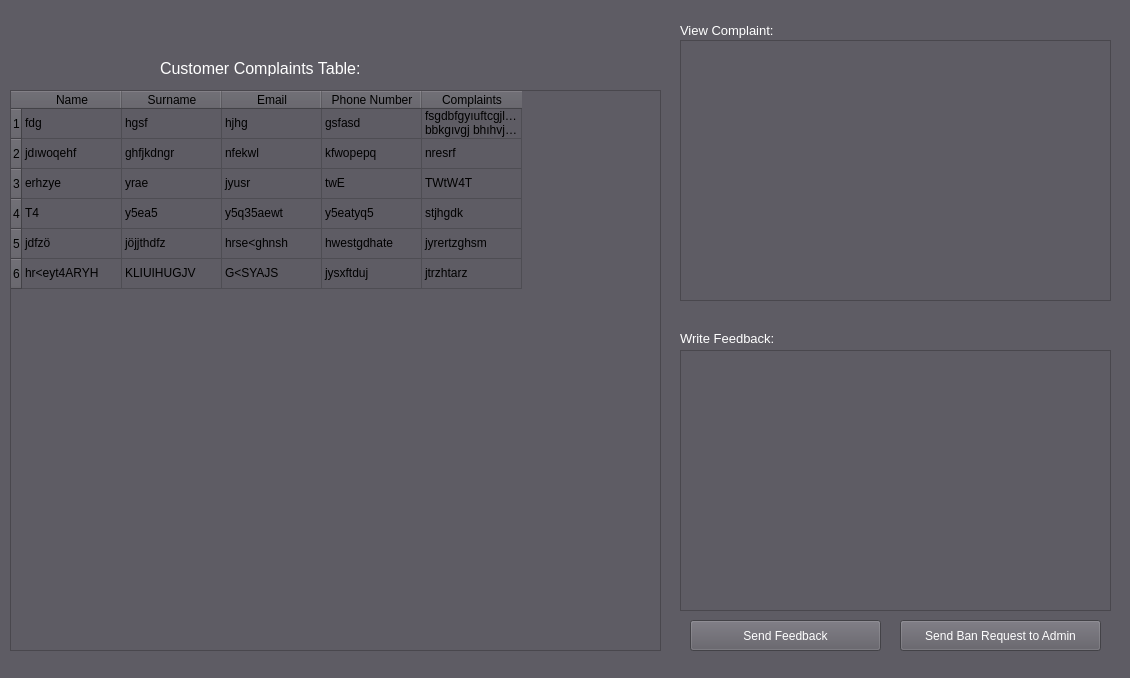
<?xml version="1.0" encoding="UTF-8"?>
<ui version="4.0">
 <class>MainWindow</class>
 <widget class="QMainWindow" name="MainWindow">
  <property name="geometry">
   <rect>
    <x>0</x>
    <y>0</y>
    <width>1130</width>
    <height>678</height>
   </rect>
  </property>
  <property name="windowTitle">
   <string>MainWindow</string>
  </property>
  <property name="styleSheet">
   <string notr="true">background-color: rgb(94, 92, 100);
border-color: rgb(92, 90, 98);</string>
  </property>
  <widget class="QWidget" name="centralwidget">
   <widget class="QTableWidget" name="tbl_customer">
    <property name="enabled">
     <bool>false</bool>
    </property>
    <property name="geometry">
     <rect>
      <x>10</x>
      <y>90</y>
      <width>651</width>
      <height>561</height>
     </rect>
    </property>
    <property name="mouseTracking">
     <bool>false</bool>
    </property>
    <property name="styleSheet">
     <string notr="true">background-color: rgb(94, 92, 100);
color: rgb(0,0,0);
border-color: rgb(90, 88, 96);</string>
    </property>
    <row>
     <property name="text">
      <string>1</string>
     </property>
    </row>
    <row>
     <property name="text">
      <string>2</string>
     </property>
    </row>
    <row>
     <property name="text">
      <string>3</string>
     </property>
    </row>
    <row>
     <property name="text">
      <string>4</string>
     </property>
    </row>
    <row>
     <property name="text">
      <string>5</string>
     </property>
    </row>
    <row>
     <property name="text">
      <string>6</string>
     </property>
    </row>
    <column>
     <property name="text">
      <string>Name</string>
     </property>
    </column>
    <column>
     <property name="text">
      <string>Surname</string>
     </property>
    </column>
    <column>
     <property name="text">
      <string>Email</string>
     </property>
    </column>
    <column>
     <property name="text">
      <string>Phone Number</string>
     </property>
    </column>
    <column>
     <property name="text">
      <string>Complaints</string>
     </property>
    </column>
    <item row="0" column="0">
     <property name="text">
      <string>fdg</string>
     </property>
    </item>
    <item row="0" column="1">
     <property name="text">
      <string>hgsf</string>
     </property>
    </item>
    <item row="0" column="2">
     <property name="text">
      <string>hjhg</string>
     </property>
    </item>
    <item row="0" column="3">
     <property name="text">
      <string>gsfasd</string>
     </property>
    </item>
    <item row="0" column="4">
     <property name="text">
      <string>fsgdbfgyıuftcgjlıhugıyvjhbjlhgvgj bbkgıvgj bhıhvj nnhoıbhj</string>
     </property>
    </item>
    <item row="1" column="0">
     <property name="text">
      <string>jdıwoqehf</string>
     </property>
    </item>
    <item row="1" column="1">
     <property name="text">
      <string>ghfjkdngr</string>
     </property>
    </item>
    <item row="1" column="2">
     <property name="text">
      <string>nfekwl</string>
     </property>
    </item>
    <item row="1" column="3">
     <property name="text">
      <string>kfwopepq</string>
     </property>
    </item>
    <item row="1" column="4">
     <property name="text">
      <string>nresrf</string>
     </property>
    </item>
    <item row="2" column="0">
     <property name="text">
      <string>erhzye</string>
     </property>
    </item>
    <item row="2" column="1">
     <property name="text">
      <string>yrae</string>
     </property>
    </item>
    <item row="2" column="2">
     <property name="text">
      <string>jyusr</string>
     </property>
    </item>
    <item row="2" column="3">
     <property name="text">
      <string>twE</string>
     </property>
    </item>
    <item row="2" column="4">
     <property name="text">
      <string>TWtW4T</string>
     </property>
    </item>
    <item row="3" column="0">
     <property name="text">
      <string>T4</string>
     </property>
    </item>
    <item row="3" column="1">
     <property name="text">
      <string>y5ea5</string>
     </property>
    </item>
    <item row="3" column="2">
     <property name="text">
      <string>y5q35aewt</string>
     </property>
    </item>
    <item row="3" column="3">
     <property name="text">
      <string>y5eatyq5</string>
     </property>
    </item>
    <item row="3" column="4">
     <property name="text">
      <string>stjhgdk</string>
     </property>
    </item>
    <item row="4" column="0">
     <property name="text">
      <string>jdfzö</string>
     </property>
    </item>
    <item row="4" column="1">
     <property name="text">
      <string>jöjjthdfz</string>
     </property>
    </item>
    <item row="4" column="2">
     <property name="text">
      <string>hrse&lt;ghnsh</string>
     </property>
    </item>
    <item row="4" column="3">
     <property name="text">
      <string>hwestgdhate</string>
     </property>
    </item>
    <item row="4" column="4">
     <property name="text">
      <string>jyrertzghsm</string>
     </property>
    </item>
    <item row="5" column="0">
     <property name="text">
      <string>hr&lt;eyt4ARYH</string>
     </property>
    </item>
    <item row="5" column="1">
     <property name="text">
      <string>KLIUIHUGJV</string>
     </property>
    </item>
    <item row="5" column="2">
     <property name="text">
      <string>G&lt;SYAJS</string>
     </property>
    </item>
    <item row="5" column="3">
     <property name="text">
      <string>jysxftduj</string>
     </property>
    </item>
    <item row="5" column="4">
     <property name="text">
      <string>jtrzhtarz</string>
     </property>
    </item>
   </widget>
   <widget class="QPlainTextEdit" name="txt_viewComplaint">
    <property name="enabled">
     <bool>false</bool>
    </property>
    <property name="geometry">
     <rect>
      <x>680</x>
      <y>40</y>
      <width>431</width>
      <height>261</height>
     </rect>
    </property>
    <property name="styleSheet">
     <string notr="true">border-color: rgb(90, 88, 96);
color: rgb(255, 255, 255);</string>
    </property>
    <property name="plainText">
     <string>
</string>
    </property>
   </widget>
   <widget class="QLabel" name="lbl_viewComplaint">
    <property name="geometry">
     <rect>
      <x>680</x>
      <y>20</y>
      <width>141</width>
      <height>20</height>
     </rect>
    </property>
    <property name="font">
     <font>
      <pointsize>10</pointsize>
     </font>
    </property>
    <property name="styleSheet">
     <string notr="true">color: rgb(255, 255, 255);</string>
    </property>
    <property name="text">
     <string>View Complaint:</string>
    </property>
   </widget>
   <widget class="QPlainTextEdit" name="txt_writeFeedback">
    <property name="geometry">
     <rect>
      <x>680</x>
      <y>350</y>
      <width>431</width>
      <height>261</height>
     </rect>
    </property>
    <property name="tabletTracking">
     <bool>false</bool>
    </property>
    <property name="styleSheet">
     <string notr="true">border-color: rgb(90, 88, 96);
color: rgb(255, 255, 255);</string>
    </property>
   </widget>
   <widget class="QLabel" name="lbl_feedback">
    <property name="geometry">
     <rect>
      <x>680</x>
      <y>330</y>
      <width>141</width>
      <height>16</height>
     </rect>
    </property>
    <property name="font">
     <font>
      <pointsize>10</pointsize>
     </font>
    </property>
    <property name="styleSheet">
     <string notr="true">color: rgb(255, 255, 255);</string>
    </property>
    <property name="text">
     <string>Write Feedback:</string>
    </property>
   </widget>
   <widget class="QPushButton" name="btn_sendFeedback">
    <property name="geometry">
     <rect>
      <x>690</x>
      <y>620</y>
      <width>191</width>
      <height>31</height>
     </rect>
    </property>
    <property name="font">
     <font>
      <pointsize>9</pointsize>
     </font>
    </property>
    <property name="styleSheet">
     <string notr="true">color: rgb(255, 255, 255);
border-color: rgb(90, 88, 96);</string>
    </property>
    <property name="text">
     <string>Send Feedback</string>
    </property>
   </widget>
   <widget class="QLabel" name="lbl_feedback_2">
    <property name="geometry">
     <rect>
      <x>160</x>
      <y>60</y>
      <width>261</width>
      <height>16</height>
     </rect>
    </property>
    <property name="font">
     <font>
      <pointsize>12</pointsize>
     </font>
    </property>
    <property name="styleSheet">
     <string notr="true">color: rgb(255, 255, 255);</string>
    </property>
    <property name="text">
     <string>Customer Complaints Table: </string>
    </property>
   </widget>
   <widget class="QPushButton" name="btn_banRequest">
    <property name="geometry">
     <rect>
      <x>900</x>
      <y>620</y>
      <width>201</width>
      <height>31</height>
     </rect>
    </property>
    <property name="font">
     <font>
      <pointsize>9</pointsize>
     </font>
    </property>
    <property name="styleSheet">
     <string notr="true">color: rgb(255, 255, 255);
border-color: rgb(90, 88, 96);</string>
    </property>
    <property name="text">
     <string>Send Ban Request to Admin</string>
    </property>
   </widget>
  </widget>
 </widget>
 <resources>
  <include location="resources.qrc"/>
 </resources>
 <connections/>
</ui>
